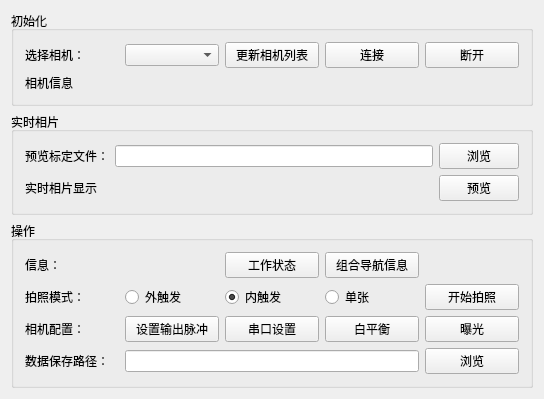
<?xml version="1.0" encoding="UTF-8"?>
<ui version="4.0">
 <class>Demo</class>
 <widget class="QWidget" name="Demo">
  <property name="geometry">
   <rect>
    <x>0</x>
    <y>0</y>
    <width>544</width>
    <height>398</height>
   </rect>
  </property>
  <property name="windowTitle">
   <string>Demo</string>
  </property>
  <layout class="QVBoxLayout" name="verticalLayout">
   <item>
    <widget class="QGroupBox" name="groupBox">
     <property name="title">
      <string>初始化</string>
     </property>
     <layout class="QGridLayout" name="gridLayout_2">
      <item row="0" column="0">
       <widget class="QLabel" name="label">
        <property name="text">
         <string>选择相机：</string>
        </property>
       </widget>
      </item>
      <item row="0" column="1">
       <widget class="QComboBox" name="mCamerasComboBox"/>
      </item>
      <item row="0" column="2">
       <widget class="QPushButton" name="mUpdateCameraPushButton">
        <property name="text">
         <string>更新相机列表</string>
        </property>
       </widget>
      </item>
      <item row="0" column="3">
       <widget class="QPushButton" name="mConnectPushButton">
        <property name="text">
         <string>连接</string>
        </property>
       </widget>
      </item>
      <item row="0" column="4">
       <widget class="QPushButton" name="mDisconnectPushButton">
        <property name="text">
         <string>断开</string>
        </property>
       </widget>
      </item>
      <item row="1" column="0" colspan="5">
       <widget class="QLabel" name="mCameraInfoLabel">
        <property name="text">
         <string>相机信息</string>
        </property>
       </widget>
      </item>
     </layout>
    </widget>
   </item>
   <item>
    <widget class="QGroupBox" name="groupBox_3">
     <property name="title">
      <string>实时相片</string>
     </property>
     <layout class="QGridLayout" name="gridLayout_3">
      <item row="0" column="1">
       <widget class="QLineEdit" name="mCalibrationPathLineEdit"/>
      </item>
      <item row="0" column="0">
       <widget class="QLabel" name="label_2">
        <property name="text">
         <string>预览标定文件：</string>
        </property>
       </widget>
      </item>
      <item row="0" column="2">
       <widget class="QPushButton" name="mCalibrationPathPushButton">
        <property name="text">
         <string>浏览</string>
        </property>
       </widget>
      </item>
      <item row="1" column="0" colspan="2">
       <widget class="QLabel" name="mDisplayImageLabel">
        <property name="text">
         <string>实时相片显示</string>
        </property>
       </widget>
      </item>
      <item row="1" column="2">
       <widget class="QPushButton" name="mPreviewPushButton">
        <property name="text">
         <string>预览</string>
        </property>
        <property name="checkable">
         <bool>true</bool>
        </property>
       </widget>
      </item>
     </layout>
    </widget>
   </item>
   <item>
    <widget class="QGroupBox" name="groupBox_4">
     <property name="title">
      <string>操作</string>
     </property>
     <layout class="QGridLayout" name="gridLayout_4">
      <item row="0" column="0">
       <widget class="QLabel" name="label_4">
        <property name="text">
         <string>信息：</string>
        </property>
       </widget>
      </item>
      <item row="1" column="0">
       <widget class="QLabel" name="label_5">
        <property name="text">
         <string>拍照模式：</string>
        </property>
       </widget>
      </item>
      <item row="2" column="0">
       <widget class="QLabel" name="label_6">
        <property name="text">
         <string>相机配置：</string>
        </property>
       </widget>
      </item>
      <item row="2" column="1">
       <widget class="QPushButton" name="mPulseOutputPushButton">
        <property name="text">
         <string>设置输出脉冲</string>
        </property>
       </widget>
      </item>
      <item row="2" column="2">
       <widget class="QPushButton" name="mSerialPortPushButton">
        <property name="text">
         <string>串口设置</string>
        </property>
       </widget>
      </item>
      <item row="2" column="3">
       <widget class="QPushButton" name="mWhiteBalancePushButton">
        <property name="text">
         <string>白平衡</string>
        </property>
       </widget>
      </item>
      <item row="2" column="4">
       <widget class="QPushButton" name="mExposurePushButton">
        <property name="text">
         <string>曝光</string>
        </property>
       </widget>
      </item>
      <item row="3" column="0">
       <widget class="QLabel" name="label_3">
        <property name="text">
         <string>数据保存路径：</string>
        </property>
       </widget>
      </item>
      <item row="3" column="1" colspan="3">
       <widget class="QLineEdit" name="mSavePathLineEdit"/>
      </item>
      <item row="3" column="4">
       <widget class="QPushButton" name="mSavePathPushButton">
        <property name="text">
         <string>浏览</string>
        </property>
       </widget>
      </item>
      <item row="1" column="4">
       <widget class="QPushButton" name="mGrabPushButton">
        <property name="text">
         <string>开始拍照</string>
        </property>
        <property name="checkable">
         <bool>true</bool>
        </property>
       </widget>
      </item>
      <item row="1" column="1">
       <widget class="QRadioButton" name="mExternalRadioButton">
        <property name="text">
         <string>外触发</string>
        </property>
       </widget>
      </item>
      <item row="1" column="2">
       <widget class="QRadioButton" name="mInternalRadioButton">
        <property name="text">
         <string>内触发</string>
        </property>
        <property name="checked">
         <bool>true</bool>
        </property>
       </widget>
      </item>
      <item row="1" column="3">
       <widget class="QRadioButton" name="mOnePushRadioButton">
        <property name="text">
         <string>单张</string>
        </property>
       </widget>
      </item>
      <item row="0" column="3">
       <widget class="QPushButton" name="mGPSInfoPushButton">
        <property name="text">
         <string>组合导航信息</string>
        </property>
       </widget>
      </item>
      <item row="0" column="2">
       <widget class="QPushButton" name="mCameraStatePushButton">
        <property name="text">
         <string>工作状态</string>
        </property>
       </widget>
      </item>
     </layout>
    </widget>
   </item>
  </layout>
 </widget>
 <layoutdefault spacing="6" margin="11"/>
 <resources/>
 <connections/>
</ui>
